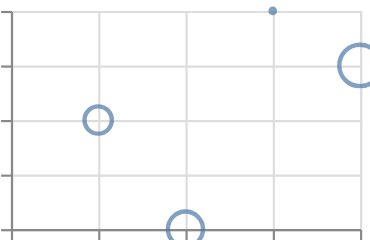

Write the Vega-Lite specification saved for this chart.
### Vega-Lite specification from a JSON file in a GitHub repository (floating-point values rounded to 4 significant figures)
{"$schema": "https://vega.github.io/schema/vega-lite/v6.json", "padding": 5, "autosize": "none", "data": {"values": [{"c": "A", "x": 1, "y": 2, "s": 3, "t": "2024-01-01"}, {"c": "B", "x": 2, "y": null, "s": 5, "t": "2024-02-01"}, {"c": "C", "x": 3, "y": 4, "s": null, "t": "2024-03-01"}, {"c": "D", "x": 4, "y": 3, "s": 7, "t": "2024-04-01"}]}, "width": 160, "height": 100, "mark": {"type": "point", "invalid": null}, "encoding": {"x": {"field": "x", "type": "quantitative"}, "y": {"field": "y", "type": "quantitative"}, "size": {"field": "s", "type": "quantitative"}}}
